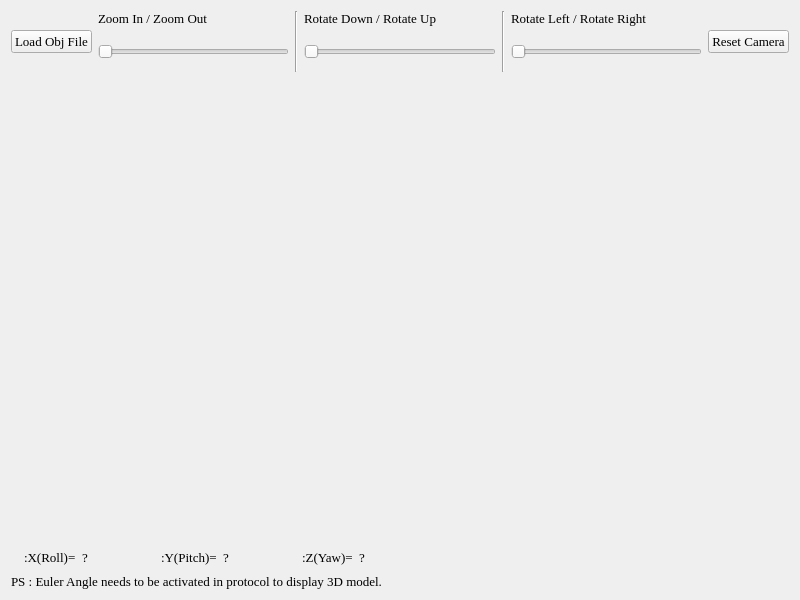
<?xml version="1.0" encoding="UTF-8"?>
<ui version="4.0">
 <class>ThreeDForm</class>
 <widget class="QWidget" name="ThreeDForm">
  <property name="geometry">
   <rect>
    <x>0</x>
    <y>0</y>
    <width>800</width>
    <height>600</height>
   </rect>
  </property>
  <property name="font">
   <font>
    <family>Times New Roman</family>
    <pointsize>10</pointsize>
   </font>
  </property>
  <property name="windowTitle">
   <string>Form</string>
  </property>
  <layout class="QVBoxLayout" name="verticalLayout_2">
   <item>
    <layout class="QVBoxLayout" name="verticalLayout">
     <item>
      <layout class="QHBoxLayout" name="horizontalLayout">
       <item>
        <widget class="QPushButton" name="BNTLoad">
         <property name="text">
          <string>Load Obj File</string>
         </property>
        </widget>
       </item>
       <item>
        <layout class="QVBoxLayout" name="verticalLayout_3">
         <item>
          <widget class="QLabel" name="label_5">
           <property name="sizePolicy">
            <sizepolicy hsizetype="Preferred" vsizetype="Preferred">
             <horstretch>0</horstretch>
             <verstretch>0</verstretch>
            </sizepolicy>
           </property>
           <property name="text">
            <string>Zoom In / Zoom Out</string>
           </property>
          </widget>
         </item>
         <item>
          <widget class="QSlider" name="SliderZoom">
           <property name="minimumSize">
            <size>
             <width>0</width>
             <height>40</height>
            </size>
           </property>
           <property name="orientation">
            <enum>Qt::Horizontal</enum>
           </property>
          </widget>
         </item>
        </layout>
       </item>
       <item>
        <widget class="Line" name="line">
         <property name="orientation">
          <enum>Qt::Vertical</enum>
         </property>
        </widget>
       </item>
       <item>
        <layout class="QVBoxLayout" name="verticalLayout_4">
         <item>
          <widget class="QLabel" name="label_6">
           <property name="text">
            <string>Rotate Down / Rotate Up</string>
           </property>
          </widget>
         </item>
         <item>
          <widget class="QSlider" name="SliderUpDown">
           <property name="minimumSize">
            <size>
             <width>0</width>
             <height>40</height>
            </size>
           </property>
           <property name="orientation">
            <enum>Qt::Horizontal</enum>
           </property>
          </widget>
         </item>
        </layout>
       </item>
       <item>
        <widget class="Line" name="line_2">
         <property name="orientation">
          <enum>Qt::Vertical</enum>
         </property>
        </widget>
       </item>
       <item>
        <layout class="QVBoxLayout" name="verticalLayout_5">
         <item>
          <widget class="QLabel" name="label_7">
           <property name="text">
            <string>Rotate Left / Rotate Right</string>
           </property>
          </widget>
         </item>
         <item>
          <widget class="QSlider" name="SliderLeftRight">
           <property name="sizePolicy">
            <sizepolicy hsizetype="Expanding" vsizetype="Fixed">
             <horstretch>0</horstretch>
             <verstretch>0</verstretch>
            </sizepolicy>
           </property>
           <property name="minimumSize">
            <size>
             <width>0</width>
             <height>40</height>
            </size>
           </property>
           <property name="orientation">
            <enum>Qt::Horizontal</enum>
           </property>
          </widget>
         </item>
        </layout>
       </item>
       <item>
        <widget class="QPushButton" name="BTNPosReset">
         <property name="text">
          <string>Reset Camera</string>
         </property>
        </widget>
       </item>
      </layout>
     </item>
     <item>
      <layout class="QHBoxLayout" name="ThreeDLayout">
       <item>
        <spacer name="verticalSpacer">
         <property name="orientation">
          <enum>Qt::Vertical</enum>
         </property>
         <property name="sizeHint" stdset="0">
          <size>
           <width>0</width>
           <height>40</height>
          </size>
         </property>
        </spacer>
       </item>
      </layout>
     </item>
     <item>
      <widget class="QWidget" name="widgetView" native="true">
       <property name="sizePolicy">
        <sizepolicy hsizetype="Maximum" vsizetype="Maximum">
         <horstretch>0</horstretch>
         <verstretch>0</verstretch>
        </sizepolicy>
       </property>
      </widget>
     </item>
     <item>
      <layout class="QHBoxLayout" name="horizontalLayout_2">
       <item>
        <widget class="QLabel" name="Labelred">
         <property name="maximumSize">
          <size>
           <width>20</width>
           <height>20</height>
          </size>
         </property>
         <property name="text">
          <string/>
         </property>
         <property name="pixmap">
          <pixmap resource="resources.qrc">:/images/redsquare.png</pixmap>
         </property>
        </widget>
       </item>
       <item>
        <widget class="QLabel" name="LabelX">
         <property name="sizePolicy">
          <sizepolicy hsizetype="Preferred" vsizetype="Maximum">
           <horstretch>0</horstretch>
           <verstretch>0</verstretch>
          </sizepolicy>
         </property>
         <property name="text">
          <string>:X(Roll)=</string>
         </property>
        </widget>
       </item>
       <item>
        <widget class="QLabel" name="LabelXnumber">
         <property name="sizePolicy">
          <sizepolicy hsizetype="Preferred" vsizetype="Maximum">
           <horstretch>0</horstretch>
           <verstretch>0</verstretch>
          </sizepolicy>
         </property>
         <property name="minimumSize">
          <size>
           <width>60</width>
           <height>0</height>
          </size>
         </property>
         <property name="maximumSize">
          <size>
           <width>16777215</width>
           <height>16777215</height>
          </size>
         </property>
         <property name="text">
          <string>?</string>
         </property>
        </widget>
       </item>
       <item>
        <widget class="QLabel" name="Labelgreen">
         <property name="maximumSize">
          <size>
           <width>20</width>
           <height>20</height>
          </size>
         </property>
         <property name="text">
          <string/>
         </property>
         <property name="pixmap">
          <pixmap resource="resources.qrc">:/images/greensquare.png</pixmap>
         </property>
        </widget>
       </item>
       <item>
        <widget class="QLabel" name="LabelY">
         <property name="sizePolicy">
          <sizepolicy hsizetype="Preferred" vsizetype="Maximum">
           <horstretch>0</horstretch>
           <verstretch>0</verstretch>
          </sizepolicy>
         </property>
         <property name="text">
          <string>:Y(Pitch)=</string>
         </property>
        </widget>
       </item>
       <item>
        <widget class="QLabel" name="LabelYnumber">
         <property name="sizePolicy">
          <sizepolicy hsizetype="Preferred" vsizetype="Maximum">
           <horstretch>0</horstretch>
           <verstretch>0</verstretch>
          </sizepolicy>
         </property>
         <property name="minimumSize">
          <size>
           <width>60</width>
           <height>0</height>
          </size>
         </property>
         <property name="text">
          <string>?</string>
         </property>
        </widget>
       </item>
       <item>
        <widget class="QLabel" name="Labelblue">
         <property name="maximumSize">
          <size>
           <width>20</width>
           <height>20</height>
          </size>
         </property>
         <property name="text">
          <string/>
         </property>
         <property name="pixmap">
          <pixmap resource="resources.qrc">:/images/bluesquare.png</pixmap>
         </property>
        </widget>
       </item>
       <item>
        <widget class="QLabel" name="LabelZ">
         <property name="sizePolicy">
          <sizepolicy hsizetype="Preferred" vsizetype="Maximum">
           <horstretch>0</horstretch>
           <verstretch>0</verstretch>
          </sizepolicy>
         </property>
         <property name="text">
          <string>:Z(Yaw)=</string>
         </property>
        </widget>
       </item>
       <item>
        <widget class="QLabel" name="LabelZnumber">
         <property name="sizePolicy">
          <sizepolicy hsizetype="Preferred" vsizetype="Maximum">
           <horstretch>0</horstretch>
           <verstretch>0</verstretch>
          </sizepolicy>
         </property>
         <property name="minimumSize">
          <size>
           <width>60</width>
           <height>0</height>
          </size>
         </property>
         <property name="text">
          <string>?</string>
         </property>
        </widget>
       </item>
       <item>
        <spacer name="horizontalSpacer">
         <property name="orientation">
          <enum>Qt::Horizontal</enum>
         </property>
         <property name="sizeType">
          <enum>QSizePolicy::Expanding</enum>
         </property>
         <property name="sizeHint" stdset="0">
          <size>
           <width>40</width>
           <height>20</height>
          </size>
         </property>
        </spacer>
       </item>
      </layout>
     </item>
     <item>
      <widget class="QLabel" name="label_4">
       <property name="sizePolicy">
        <sizepolicy hsizetype="Preferred" vsizetype="Maximum">
         <horstretch>0</horstretch>
         <verstretch>0</verstretch>
        </sizepolicy>
       </property>
       <property name="text">
        <string>PS : Euler Angle needs to be activated in protocol to display 3D model.</string>
       </property>
      </widget>
     </item>
    </layout>
   </item>
  </layout>
 </widget>
 <resources>
  <include location="resources.qrc"/>
 </resources>
 <connections/>
</ui>
